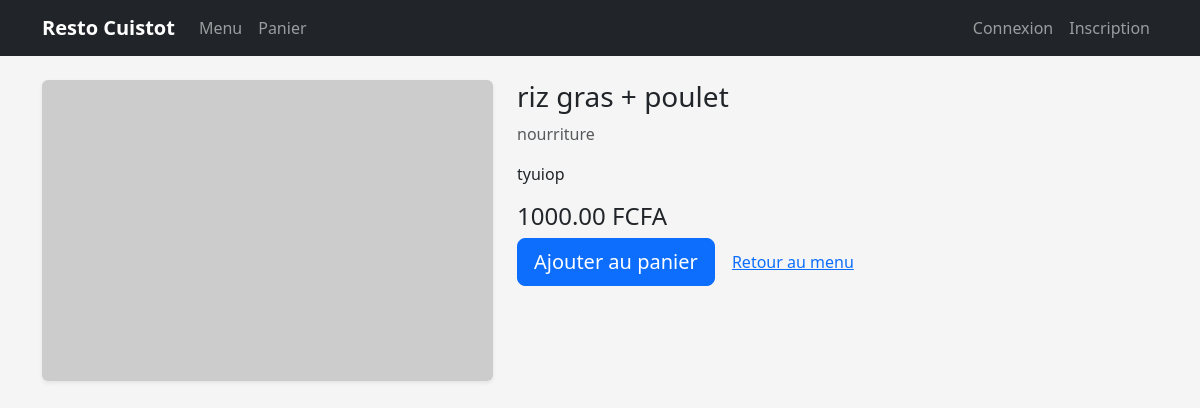
Screenshot of /meal/riz-gras-pouletr/ with the database file from the repository.
### shop/models.py (models this page shows, shortened)
class Meal(models.Model):
    category = models.ForeignKey(Category, on_delete=models.CASCADE, related_name='meals')
    name = models.CharField(max_length=150)
    slug = models.SlugField(unique=True)
    description = models.TextField(blank=True)
    price = models.DecimalField(max_digits=8, decimal_places=2)
    is_active = models.BooleanField(default=True)
    image = models.ImageField(upload_to='meals/', blank=True, null=True)

class Category(models.Model):
    name = models.CharField(max_length=100)
    slug = models.SlugField(unique=True)
    class Meta:
        verbose_name_plural = "Categories"

### shop/views.py (the view)
# urls.py: path('meal/<slug:slug>/', views.meal_detail, name='meal_detail'),
def meal_detail(request, slug):
    meal = get_object_or_404(Meal, slug=slug, is_active=True)
    return render(request, 'shop/meal_detail.html', {'meal': meal})

### backend/resto/shop/templates/shop/meal_detail.html (shortened to what this page needs)
{% extends "base.html" %}
{% block content %}
<div class="row">
  <div class="col-md-5">
    {% if meal.image %}
      <img src="{{ meal.image.url }}" class="img-fluid rounded shadow-sm" alt="{{ meal.name }}">
    {% else %}
      <img src="https://via.placeholder.com/600x400?text=Resto"
           class="img-fluid rounded shadow-sm" alt="{{ meal.name }}">
    {% endif %}
  </div>
  <div class="col-md-7">
    <h1 class="h3">{{ meal.name }}</h1>
    <p class="text-muted">{{ meal.category.name }}</p>
    <p>{{ meal.description }}</p>
    <p class="h4">{{ meal.price }} FCFA</p>
    <form action="{% url 'shop:cart_add' meal.id %}" method="post" class="d-inline">
      <button class="btn btn-primary btn-lg" type="submit">Ajouter au panier</button>
    </form>
    <a href="{% url 'shop:meal_list' %}" class="btn btn-link">Retour au menu</a>
  </div>
</div>
{% endblock %}

### backend/resto/shop/templates/base.html (style rules this page uses)
body { background-color: #f5f5f5; }

### rows the page displays
Meal: name "riz gras + poulet", category.name "nourriture", description "tyuiop", price "1000.00"
